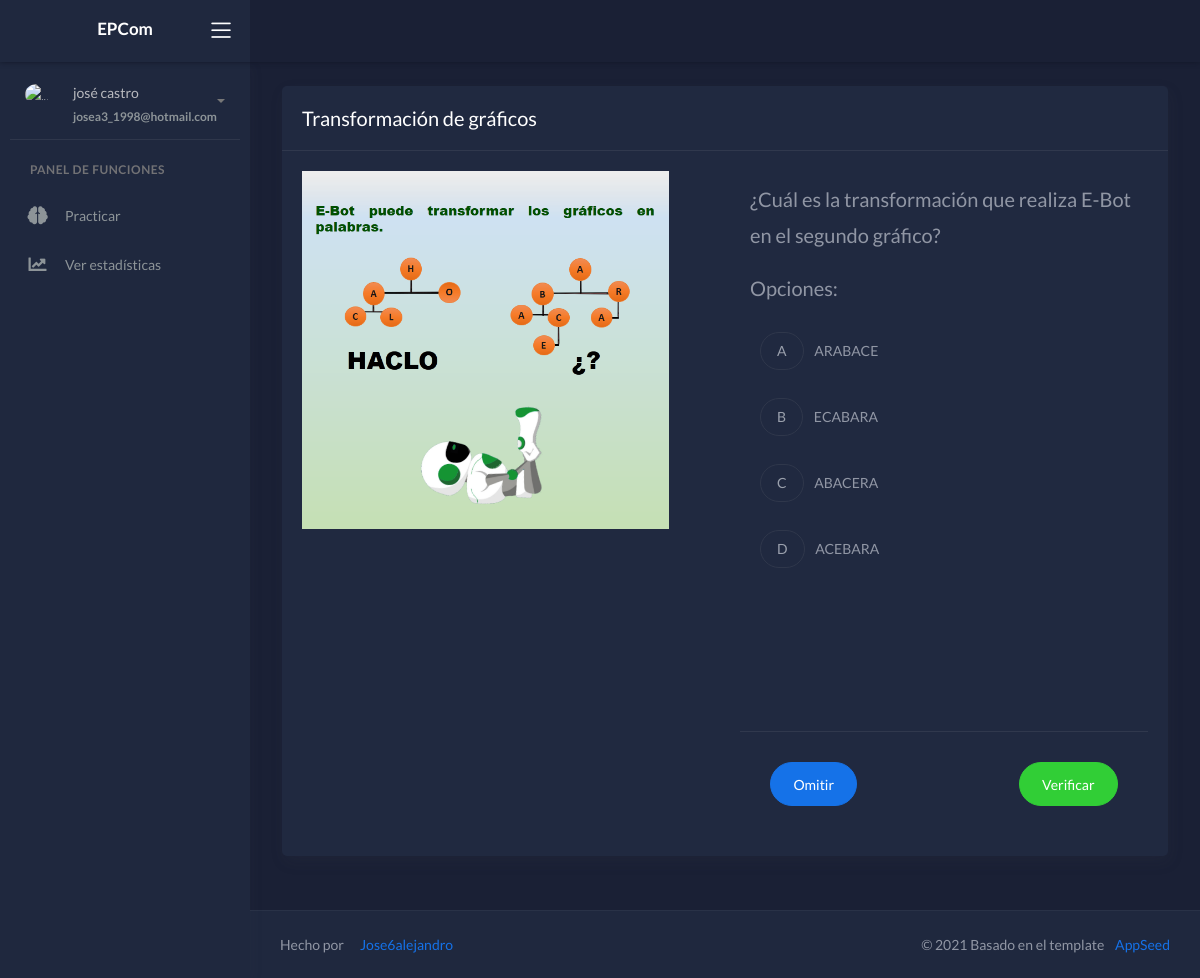
The app's page /home/question/ (signed in) with its own data.
### crud_problems_app/models.py (models this page shows, shortened)
class User_Create_Problem(models.Model):
   user = models.ForeignKey(User, on_delete=models.CASCADE, blank=True)
   name = models.CharField(max_length=60)
   question = models.CharField(max_length=200)
   correct_option = models.CharField(max_length=70)
   distractor1 = models.CharField(max_length=70)
   distractor2 = models.CharField(max_length=70)
   distractor3 = models.CharField(max_length=70)
   explanation = models.CharField(max_length=250)
   image = models.ImageField(upload_to=user_directory_path, null = True)
   abstraction = models.BooleanField(blank=True)
   decomposition = models.BooleanField(blank=True)
   algorithms = models.BooleanField(blank=True)
   generalization = models.BooleanField(blank=True)
   evaluation = models.BooleanField(blank=True)

### training_app/views.py (the view)
# urls.py: path('home/question/',views.practice_problem, name="question"),
@login_required()
@user_passes_test(views.check, login_url= '/home/')
def practice_problem(request):
    user_active = request.user.user_profile_set.get()
    user_teacher =User_Profile.objects.filter(access_code=user_active.access_code, user_role=False)
    if request.method == "POST":
        name_problem = request.POST.get("name_problem")
        select_option = request.POST.get("value")
        correct = request.POST.get("correct")
        explanation = request.POST.get("explanation")
        update = My_Skills.objects.filter(user_id=request.user.id)[0]
        if select_option is None:
            id_ = request.POST.get("id")
            problems = list(User_Create_Problem.objects.filter(id=int(id_)))
            select_problem = random.choice(problems)
            list_options = [select_problem.correct_option, select_problem.distractor1,
                                select_problem.distractor2, select_problem.distractor3]
            random_options = random.sample(list_options, len(list_options))
            correct_option = select_problem.correct_option
            return render(request, 'question.html',
                            {"problem": select_problem,
                            "option": random_options,
                            "correct": select_problem.correct_option
                            })
        else:
            update.attempts += 1
        name = request.user.first_name
        if select_option == correct:
            p_completed = Problems_Completed.objects.create(name=name_problem, user_id=request.user.id)
            p_completed.save()
            update.score += 25
            update.correct_answers += 1
            if bool(distutils.util.strtobool(request.POST.get("abstraction"))):
                update.abstraction += 1
            if bool(distutils.util.strtobool(request.POST.get("decomposition"))):
                update.decomposition += 1
            if bool(distutils.util.strtobool(request.POST.get("algorithms"))):
                update.algorithms += 1
            if bool(distutils.util.strtobool(request.POST.get("generalization"))):
                update.generalization += 1
            if bool(distutils.util.strtobool(request.POST.get("evaluation"))):
                update.evaluation += 1
            messages.success(request, explanation)
        else:
            messages.error(request, "Ouh, la respuesta es incorrecta")
        update.save()
        return redirect("question")
    else:
        try:
            p_completed = Problems_Completed.objects.filter(user_id=request.user.id)
            p_completed = [i.name for i in p_completed]
            problems = list(User_Create_Problem.objects.filter(user_id=user_teacher[0].user_id).exclude(name__in=p_completed))
            select_problem = random.choice(problems)
            list_options = [select_problem.correct_option, select_problem.distractor1,
                    select_problem.distractor2, select_problem.distractor3]
            random_options = random.sample(list_options, len(list_options))
            correct_option = select_problem.correct_option
        except:
            messages.info(request, "No hay problemas disponibles, vuelva más tarde")
            return redirect("home")
    return render(request, 'question.html',
                {"problem": select_problem,
                "option": random_options,
                "correct": select_problem.correct_option
                })

### register_app/views.py (called while the page is built)
def check(user):
    return user.user_profile_set.get().user_role

### templates/question.html (shortened to what this page needs)
{% extends "layouts/base.html" %}
{% block content %}
	<div class="wrapper">
		{% include 'includes/navigation.html' %}
        {% include 'includes/sidebar.html' %}
		<div class="main-panel">
			<div class="content">
			<div class="page-inner">
				<div class="row">
					<div class="col-md-12">
						<div class="card">
							<div class="card-header">
								<div class="card-title">
									{{problem.name}}
								</div>
							</div>
							<div class="card-body">
								<div class="row">
									<div class="col-md-6 col-lg-6">
										<div>
											<img src="/static/assets/img/problems/{{problem.image.name}}" class="img-fluid " alt="Responsive image" width="90%" height="90%">
										</div>
									</div>
									<div class="col-md-6 col-lg-6">
										<form method='post' action=''>
											<div class="form-group">
												<p class=" blockquote blockquote-primary">{{problem.question}}</p>
												<p class=" blockquote blockquote-primary">Opciones:</p>
												<div class="selectgroup-pills">
													<div class="form-check">
													<label class="selectgroup-item">
														<span class="selectgroup-button">A</span>
													</label>
														{{option.0}}
													</div>
													<div class="form-check">
													<label class="selectgroup-item">
														<span class="selectgroup-button">B</span>
													</label>
														{{option.1}}
													</div>
													<div class="form-check">
													<label class="selectgroup-item">
														<span class="selectgroup-button">C</span>
													</label>
														{{option.2}}
													</div>
													<div class="form-check">
													<label class="selectgroup-item">
														<span class="selectgroup-button">D</span>
													</label>
														{{option.3}}
													</div>
												</div>
											</div>
											<div class=" d-flex card-action">
												<a class="btn btn-primary btn-round" href="{% url 'question' %}">Omitir</a>
												<button type="submit" class="btn btn-success ml-auto btn-round">Verificar</button>
											</div>
										</form>
									</div>
								</div>
							</div>
						</div>
					</div>
				</div>
			</div>
			</div>
		{% include 'includes/footer.html' %}
		</div>
	</div>
{% endblock content %}

### templates/includes/sidebar.html (shortened to what this page needs)
		<div class="sidebar sidebar-style-2" data-background-color="dark2">
			<div class="sidebar-wrapper scrollbar scrollbar-inner">
				<div class="sidebar-content">
					<div class="user">
						<div class="avatar-sm float-left mr-2">
							<img src="/static/assets/img/icon2.png" alt="..." class="avatar-img rounded-circle">
						</div>
						<div class="info">
							<a data-toggle="collapse" href="#collapseExample" aria-expanded="true">
								<span>
									{{ request.user.first_name }}
									{{ request.user.last_name }}
									<span class="user-level">
										{{ request.user.email }}
									</span>
									<span class="caret"></span>
								</span>
							</a>
						</div>
					</div>
				{% if not user.user_profile_set.first.user_role%}
					<ul class="nav nav-primary">
						<li class="nav-section">
							<span class="sidebar-mini-icon">
								<i class="fa fa-ellipsis-h"></i>
							</span>
							<h4 class="text-section">Panel de funciones </h4>
						</li>
						<li class="nav-item {% if 'ui-' in segment %} active {% endif %}">
							<a data-toggle="collapse" href="#base">
								<i class="fas fa-th-list"></i>
								<p>Gestionar problemas</p>
								<span class="caret"></span>
							</a>
							<div class="collapse" id="base">
								<ul class="nav nav-collapse">
									<li>
										<a href="{% url 'read' %}">
											<span class="sub-item">Ver problemas</span>
										</a>
									</li>
									<li>
										<a href="{% url 'create' %}">
											<span class="sub-item">Agregar un problema</span>
										</a>
									</li>
								</ul>
							</div>
						</li>
						<li class="nav-item ">
							<a href="{% url 'statistics' %}">
								<i class="fas fa-chart-bar"></i>
								<p>Ver estadísticas</p>
							</a>
						</li>
					</ul>
				{% else %}
					<ul class="nav nav-primary">
							<li class="nav-section">
								<h4 class="text-section">Panel de funciones</h4>
							</li>
							<li class="nav-item ">
								<a href="{% url 'question' %}">
									<i class="fas fa-brain"></i>
									<p>Practicar</p>
								</a>
							</li>
							<li class="nav-item ">
								<a href="{% url 'stats' %}">
									<i class="fas fa-chart-line"></i>
									<p>Ver estadísticas</p>
								</a>
							</li>
						</ul>
				{% endif %}
				</div>
			</div>
		</div>

### records on screen
User_Create_Problem: name "Transformación de gráficos", image.name (picture), question "¿Cuál es la transformación que realiza E-Bot en el segundo gráfico?", distractor1 "ARABACE", distractor3 "ECABARA", correct_option "ABACERA", distractor2 "ACEBARA"

### other values on screen
{{ request.user.first_name }} "josé"
{{ request.user.last_name }} "castro"
{{ request.user.email }} "josea3_1998@hotmail.com"
